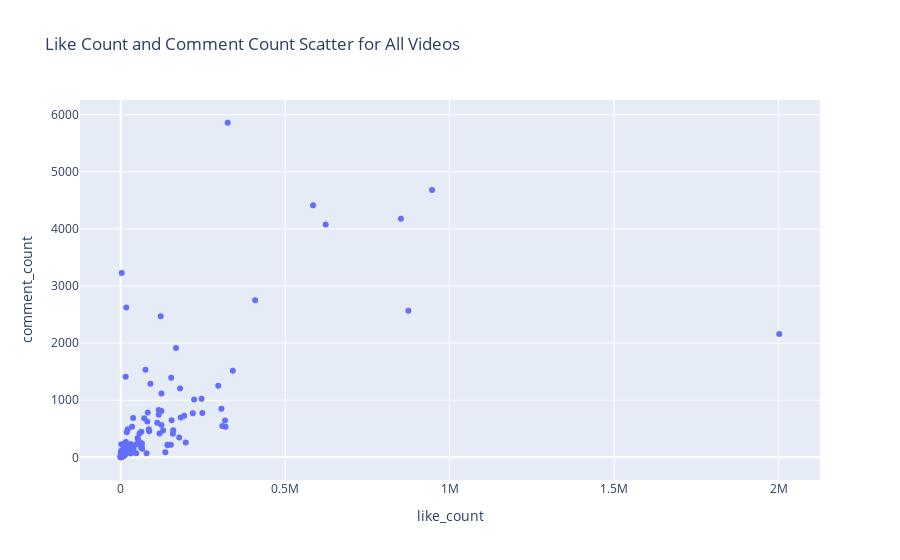

Notebook code for this chart:
### Code cell
init_notebook_mode(connected = True)
fig = px.scatter(all_videos , x = 'like_count' , y = 'comment_count' , hover_data = ['video_title' , 'view_count' , 'upload_date'] , title= 'Like Count and Comment Count Scatter for All Videos')
fig.show()

### Figure 1 — Plotly figure (JSON) as saved in the notebook; plotly's stock layout.template omitted (floating-point values rounded to 4 significant figures; data arrays with more than 128 entries replaced by an {"elided": "..."} marker saying what was removed)
{"data": [{"customdata": {"elided": "184x3 mixed values"}, "hovertemplate": "like_count=%{x}<br>comment_count=%{y}<br>video_title=%{customdata[0]}<br>view_count=%{customdata[1]}<br>upload_date=%{customdata[2]}<extra></extra>", "legendgroup": "", "marker": {"color": "#636efa", "symbol": "circle"}, "mode": "markers", "name": "", "orientation": "v", "showlegend": false, "type": "scatter", "x": {"elided": "184 int values"}, "xaxis": "x", "y": {"elided": "184 int values"}, "yaxis": "y"}], "layout": {"legend": {"tracegroupgap": 0}, "title": {"text": "Like Count and Comment Count Scatter for All Videos"}, "xaxis": {"anchor": "y", "domain": [0, 1], "title": {"text": "like_count"}}, "yaxis": {"anchor": "x", "domain": [0, 1], "title": {"text": "comment_count"}}}}
